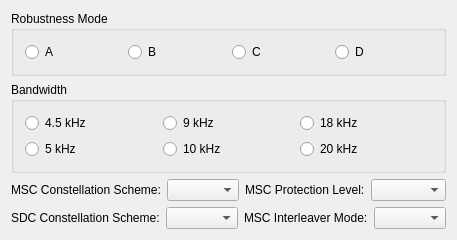
        <widget class="QWidget" name="tabChannelParameters">
         <attribute name="title">
          <string>Channel Parameters</string>
         </attribute>
         <layout class="QVBoxLayout" name="verticalLayout">
          <property name="spacing">
           <number>6</number>
          </property>
          <property name="margin">
           <number>11</number>
          </property>
          <item>
           <widget class="QGroupBox" name="GroupBoxRobustnessMode">
            <property name="title">
             <string>Robustness Mode</string>
            </property>
            <property name="radioButtonExclusive" stdset="0">
             <bool>true</bool>
            </property>
            <layout class="QHBoxLayout">
             <property name="spacing">
              <number>6</number>
             </property>
             <property name="margin">
              <number>11</number>
             </property>
             <item>
              <widget class="QRadioButton" name="RadioButtonRMA">
               <property name="text">
                <string>A</string>
               </property>
               <attribute name="buttonGroup">
                <string notr="true">ButtonGroupRobustnessMode</string>
               </attribute>
              </widget>
             </item>
             <item>
              <widget class="QRadioButton" name="RadioButtonRMB">
               <property name="text">
                <string>B</string>
               </property>
               <attribute name="buttonGroup">
                <string notr="true">ButtonGroupRobustnessMode</string>
               </attribute>
              </widget>
             </item>
             <item>
              <widget class="QRadioButton" name="RadioButtonRMC">
               <property name="text">
                <string>C</string>
               </property>
               <attribute name="buttonGroup">
                <string notr="true">ButtonGroupRobustnessMode</string>
               </attribute>
              </widget>
             </item>
             <item>
              <widget class="QRadioButton" name="RadioButtonRMD">
               <property name="text">
                <string>D</string>
               </property>
               <attribute name="buttonGroup">
                <string notr="true">ButtonGroupRobustnessMode</string>
               </attribute>
              </widget>
             </item>
            </layout>
           </widget>
          </item>
          <item>
           <widget class="QGroupBox" name="GroupBoxBandwidth">
            <property name="title">
             <string>Bandwidth</string>
            </property>
            <property name="radioButtonExclusive" stdset="0">
             <bool>true</bool>
            </property>
            <layout class="QVBoxLayout">
             <property name="spacing">
              <number>6</number>
             </property>
             <property name="margin">
              <number>11</number>
             </property>
             <item>
              <layout class="QHBoxLayout">
               <property name="spacing">
                <number>6</number>
               </property>
               <property name="margin">
                <number>0</number>
               </property>
               <item>
                <widget class="QRadioButton" name="RadioButtonBandwidth45">
                 <property name="text">
                  <string>4.5 kHz</string>
                 </property>
                 <attribute name="buttonGroup">
                  <string notr="true">ButtonGroupBandwidth</string>
                 </attribute>
                </widget>
               </item>
               <item>
                <widget class="QRadioButton" name="RadioButtonBandwidth9">
                 <property name="text">
                  <string>9 kHz</string>
                 </property>
                 <attribute name="buttonGroup">
                  <string notr="true">ButtonGroupBandwidth</string>
                 </attribute>
                </widget>
               </item>
               <item>
                <widget class="QRadioButton" name="RadioButtonBandwidth18">
                 <property name="text">
                  <string>18 kHz</string>
                 </property>
                 <attribute name="buttonGroup">
                  <string notr="true">ButtonGroupBandwidth</string>
                 </attribute>
                </widget>
               </item>
              </layout>
             </item>
             <item>
              <layout class="QHBoxLayout">
               <property name="spacing">
                <number>6</number>
               </property>
               <property name="margin">
                <number>0</number>
               </property>
               <item>
                <widget class="QRadioButton" name="RadioButtonBandwidth5">
                 <property name="text">
                  <string>5 kHz</string>
                 </property>
                 <attribute name="buttonGroup">
                  <string notr="true">ButtonGroupBandwidth</string>
                 </attribute>
                </widget>
               </item>
               <item>
                <widget class="QRadioButton" name="RadioButtonBandwidth10">
                 <property name="text">
                  <string>10 kHz</string>
                 </property>
                 <attribute name="buttonGroup">
                  <string notr="true">ButtonGroupBandwidth</string>
                 </attribute>
                </widget>
               </item>
               <item>
                <widget class="QRadioButton" name="RadioButtonBandwidth20">
                 <property name="text">
                  <string>20 kHz</string>
                 </property>
                 <attribute name="buttonGroup">
                  <string notr="true">ButtonGroupBandwidth</string>
                 </attribute>
                </widget>
               </item>
              </layout>
             </item>
            </layout>
           </widget>
          </item>
          <item>
           <layout class="QHBoxLayout">
            <property name="spacing">
             <number>6</number>
            </property>
            <property name="margin">
             <number>0</number>
            </property>
            <item>
             <layout class="QHBoxLayout">
              <property name="spacing">
               <number>6</number>
              </property>
              <property name="margin">
               <number>0</number>
              </property>
              <item>
               <widget class="QLabel" name="TextLabelMSCConst">
                <property name="text">
                 <string>MSC Constellation Scheme:</string>
                </property>
                <property name="wordWrap">
                 <bool>false</bool>
                </property>
               </widget>
              </item>
              <item>
               <widget class="QComboBox" name="ComboBoxMSCConstellation"/>
              </item>
             </layout>
            </item>
            <item>
             <layout class="QHBoxLayout">
              <property name="spacing">
               <number>6</number>
              </property>
              <property name="margin">
               <number>0</number>
              </property>
              <item>
               <widget class="QLabel" name="TextLabelProtLev">
                <property name="text">
                 <string>MSC Protection Level:</string>
                </property>
                <property name="wordWrap">
                 <bool>false</bool>
                </property>
               </widget>
              </item>
              <item>
               <widget class="QComboBox" name="ComboBoxMSCProtLev"/>
              </item>
             </layout>
            </item>
           </layout>
          </item>
          <item>
           <layout class="QHBoxLayout">
            <property name="spacing">
             <number>6</number>
            </property>
            <property name="margin">
             <number>0</number>
            </property>
            <item>
             <layout class="QHBoxLayout">
              <property name="spacing">
               <number>6</number>
              </property>
              <property name="margin">
               <number>0</number>
              </property>
              <item>
               <widget class="QLabel" name="TextLabelSDCConst">
                <property name="text">
                 <string>SDC Constellation Scheme:</string>
                </property>
                <property name="wordWrap">
                 <bool>false</bool>
                </property>
               </widget>
              </item>
              <item>
               <widget class="QComboBox" name="ComboBoxSDCConstellation"/>
              </item>
             </layout>
            </item>
            <item>
             <layout class="QHBoxLayout">
              <property name="spacing">
               <number>6</number>
              </property>
              <property name="margin">
               <number>0</number>
              </property>
              <item>
               <widget class="QLabel" name="TextLabelInterleaver">
                <property name="text">
                 <string>MSC Interleaver Mode:</string>
                </property>
                <property name="wordWrap">
                 <bool>false</bool>
                </property>
               </widget>
              </item>
              <item>
               <widget class="QComboBox" name="ComboBoxMSCInterleaver"/>
              </item>
             </layout>
            </item>
           </layout>
          </item>
         </layout>
        </widget>
